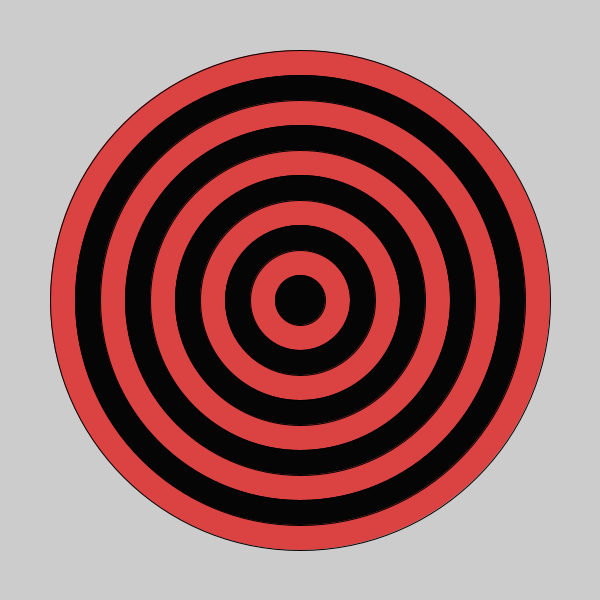
Frame 1 (no input)
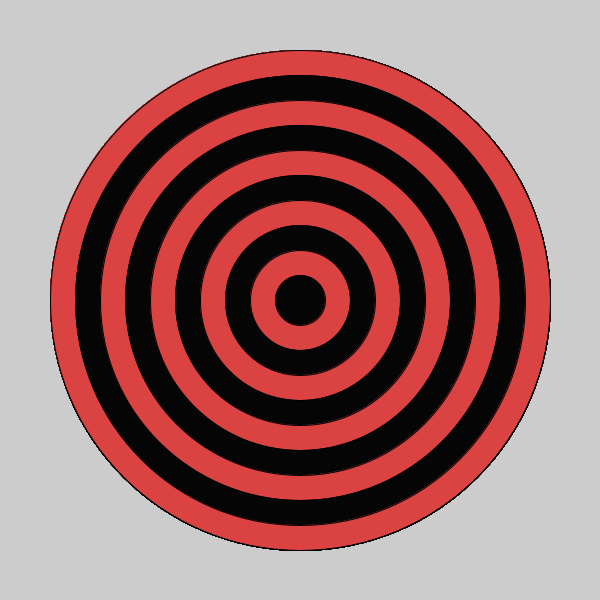
Frame 60 (the mouse pressed at the canvas centre just before this capture)
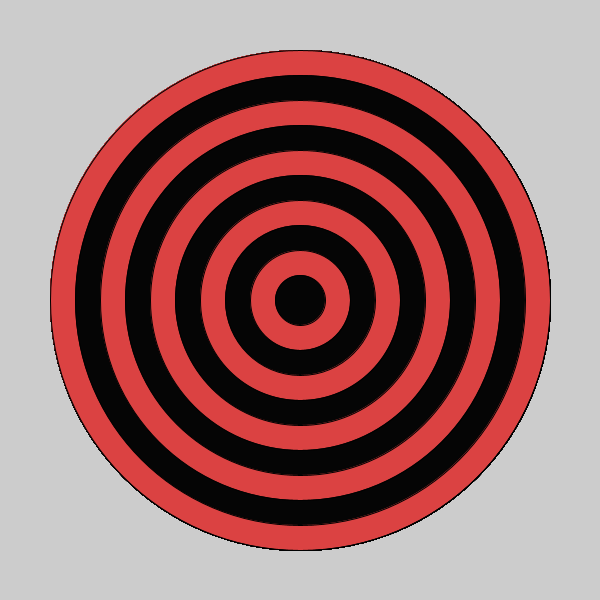
Frame 120 (the mouse held since frame 60 and released just before this capture)

The Processing sketch that drew these frames (run headless with seeded random() and noise(); from frame 60 on, the mouse is pressed at the canvas centre):

// Processing sketch: bullseye
// ── bullseye.pde
void setup(){
size(600,600);
    }

    void draw(){

for (int i = 10; i > 0; i--) {

if (i % 2 == 0) {
fill(#DB4242);     
 }else{
fill(#050505);     
 }
ellipse(300,300,i*50,i*50);
}
    }
                            
